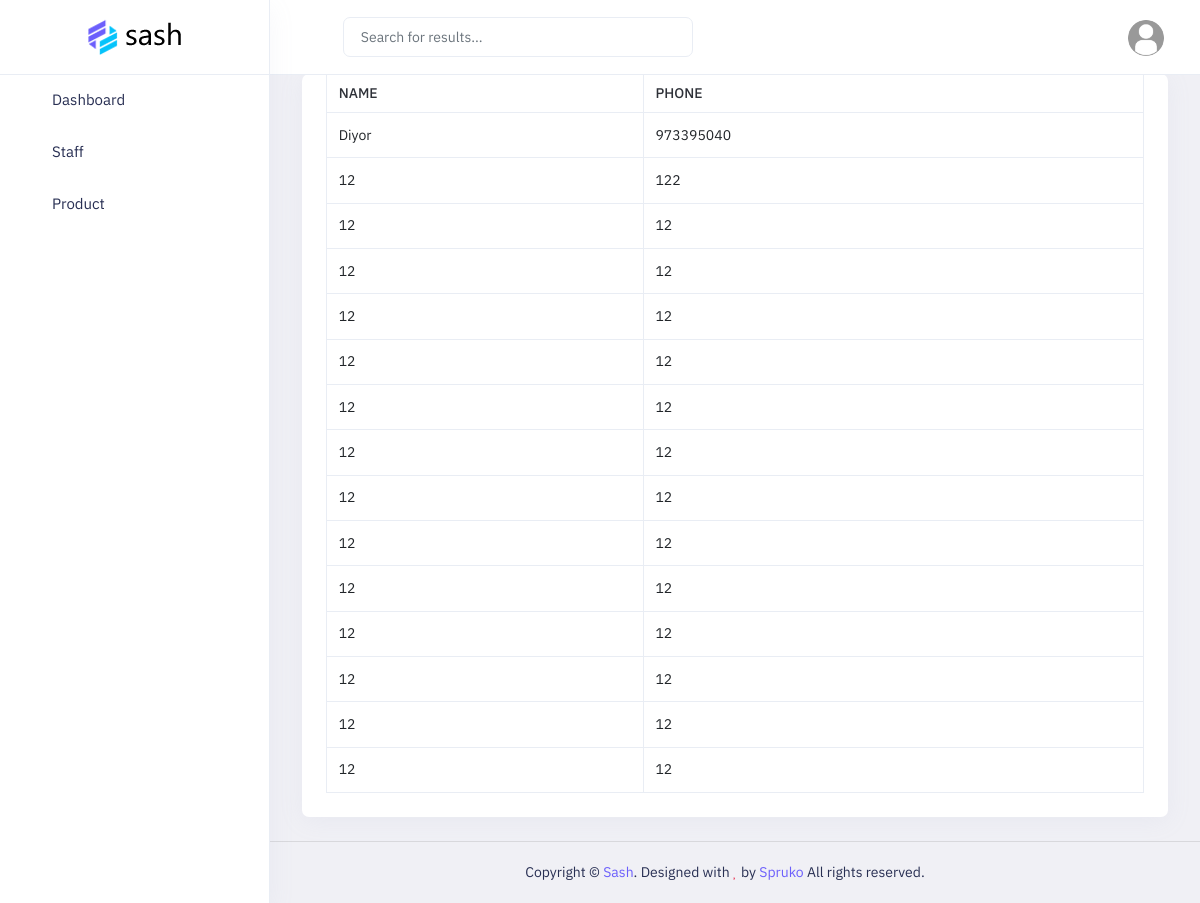
The page /client/ (signed in) on the database its author committed.
### main/models.py (models this page shows)
class Client(models.Model):
    name = models.CharField(max_length=1212)
    phone = models.BigIntegerField(null=True, blank=True)

### main/views.py (the view)
# urls.py: path('client/', client_view, name='client'),
@login_required(login_url='login')
def client_view(request):
    context = {
        'client': Client.objects.all()
    }
    return render(request, 'staff/client.html', context)

### templates/staff/client.html
{% extends "dashboard/base.html" %}
{% load static %}
{% block content %}
    <div class="main-content app-content">
        <div class="side-app">
            <div class="main-container container-fluid">
                <div class="row row-cards">
                    <div class="col-lg-12 col-xl-12">
                        <div class="card">
                            <div class="e-table px-5 pb-5">
                                <div class="table-responsive table-lg">
                                    <table class="table border-top table-bordered mb-0">
                                        <thead>
                                            <tr>
                                                <th>Name</th>
                                                <th>Phone</th>
                                            </tr>
                                        </thead>
                                        <tbody>
                                            {% for i in client %}
                                                <tr>
                                                    <td class="text-nowrap align-middle">{{ i.name }}</td>
                                                    <td class="text-nowrap align-middle">{{ i.phone  }}</td>
                                                </tr>
                                            {% endfor %}
                                        </tbody>
                                    </table>
                                </div>
                            </div>
                        </div>
                    </div>
                </div>
            </div>
        </div>
    </div>
{% endblock %}

### rows shown on the page
Client: name "Diyor", phone "973395040"
Client: name "12", phone "122"
Client: name "12", phone "12"
Client: name "12", phone "12"
Client: name "12", phone "12"
Client: name "12", phone "12"
Client: name "12", phone "12"
Client: name "12", phone "12"
Client: name "12", phone "12"
Client: name "12", phone "12"
Client: name "12", phone "12"
Client: name "12", phone "12"
Client: name "12", phone "12"
Client: name "12", phone "12"
Client: name "12", phone "12"
